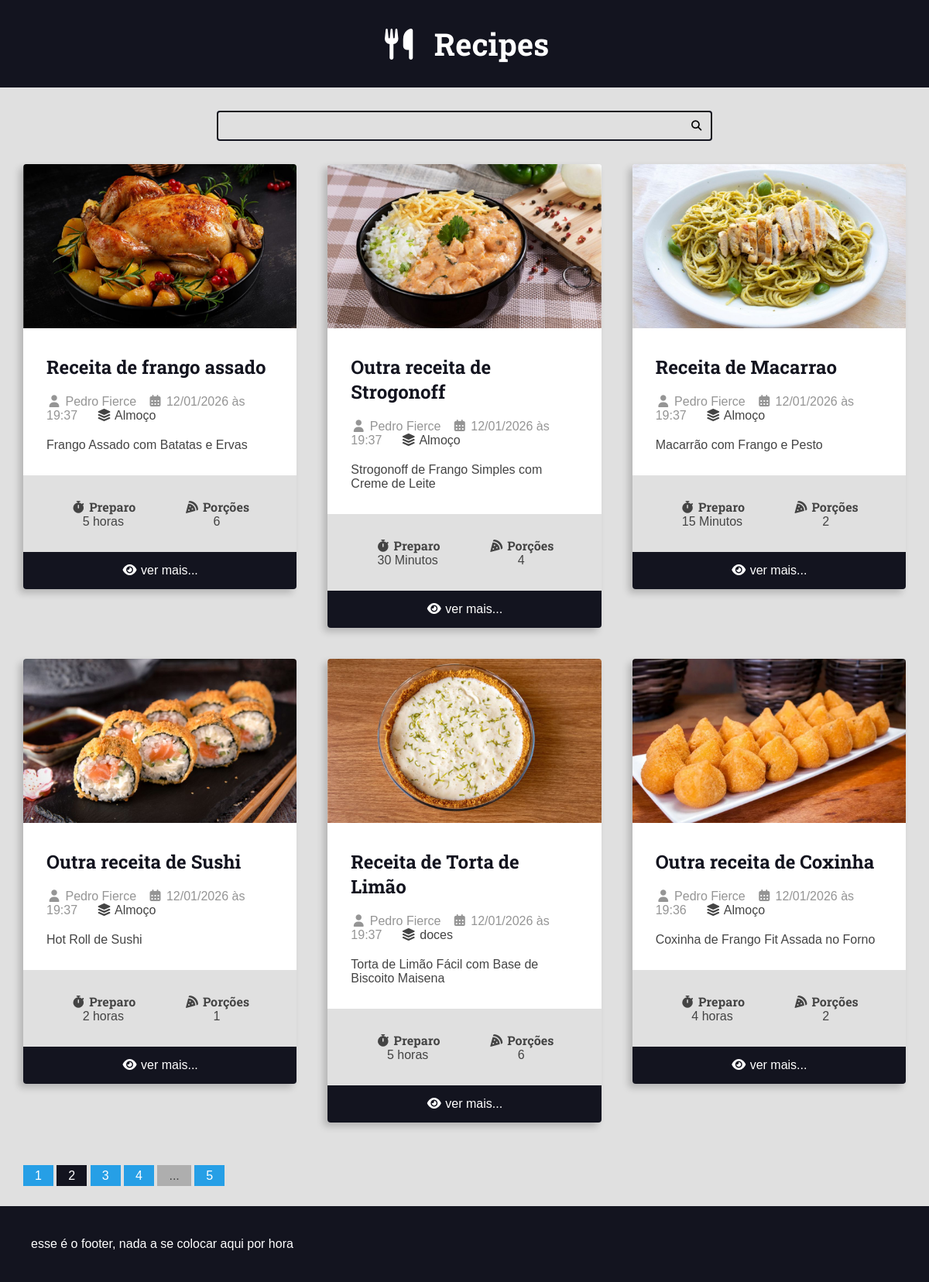
The app's page /?page=2, older data.
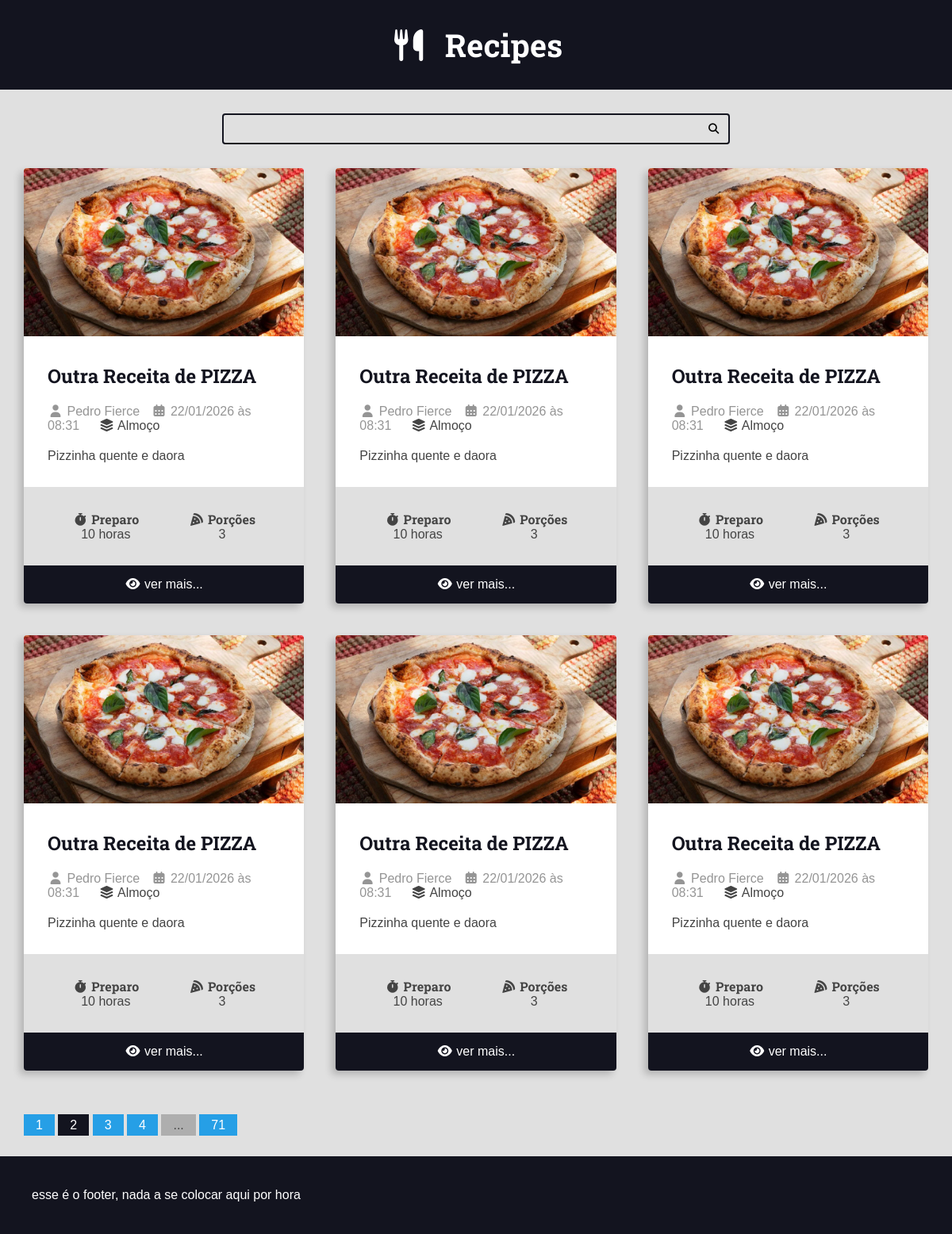
The same page, newer data.
### recipes/models.py (models this page shows, shortened)
class Recipe(models.Model):
    title = models.CharField(max_length=65)
    description = models.CharField(max_length=165)
    slug = models.SlugField(unique=True)
    preparation_time = models.IntegerField()
    preparation_time_unit = models.CharField(max_length=65)
    servings = models.IntegerField()
    servings_time_unit = models.CharField(max_length=65)
    preparation_steps = models.TextField()
    preparation_steps_is_html = models.BooleanField(default=False)
    created_at = models.DateTimeField(auto_now_add=True)
    update_at = models.DateTimeField(auto_now=True)
    is_published = models.BooleanField(default=False)
    cover = models.ImageField(upload_to='recipes/covers/%Y/%m/%d', blank=True, default='')
    category = models.ForeignKey(
        Category, on_delete=models.SET_NULL, null=True, blank=True, default=None)
    author = models.ForeignKey(
        User, on_delete=models.SET_NULL, null=True)

class Category(models.Model):
    name = models.CharField(max_length=65)

### recipes/views.py (the view)
# urls.py: 2. Add a URL to urlpatterns:  path('', views.home, name='home')
def home(request):
    recipes = Recipe.objects.filter(
        is_published = True
    ).order_by('-id')
    page_obj, pagination_range = make_pagination(request, recipes, PER_PAGE)
    return render(request, 'recipes/pages/home.html', context={
        'recipes': page_obj,
        'pagination_range': pagination_range
    })

### utils/pagination.py (called while the page is built)
def make_pagination(request, queryset, per_page,qtd_de_paginas=4):
    try:
        current_page = int(request.GET.get('page', 1))
    except ValueError:
        current_page = 1
    paginator = Paginator(queryset, per_page)
    page_obj = paginator.get_page(current_page)
    pagination_range = make_pagination_range(
        paginator.page_range,
        qtd_de_paginas,
        current_page,
    )
    return page_obj, pagination_range

### recipes/templates/recipes/pages/home.html (shortened to what this page needs)
{% extends "global/base.html" %}
{% block content %}
<div class="main-content main-content-list container">
    {% for recipe in recipes%}
        {% include "recipes/partials/recipe.html" %}
    {% empty %}
        <div class="center m-y">
            <h1>No recipes here!</h1>
        </div>
    {% endfor %}
</div>
{% endblock content %}

### recipes/templates/recipes/partials/recipe.html (shortened to what this page needs)
<div class="recipe recipe-list-item">
    {% if recipe.cover.url is not Null %}
        <div class="recipe-cover">
            <a href="{% url "recipes:recipe" recipe.id %}">
                <img src="{{recipe.cover.url}}" alt="Temporario">
            </a>
        </div>
    {% endif %}
    <div class="recipe-title-container">
        <h2 class="recipe-title">
            <a href="{% url "recipes:recipe" recipe.id %}">
                {{recipe.title}}
            <a/>
        </h2>
    </div>
    <div class="recipe-author">
    {% if recipe.author is not None %}
        <span class="recipe-author-item">
            <i class="fas fa-user"></i>
            {% if recipe.author.first_name %}
                {{recipe.author.first_name}} {{recipe.author.last_name}}
            {% else %}
                {{recipe.author.username}}
            {% endif %}
        </span>
    {% endif %}
        <span class="recipe-author-item">
            <i class="fas fa-calendar-alt"></i>
            {{ recipe.created_at|date:"d/m/Y" }} às {{ recipe.created_at|date:"H:i" }}
        </span>
        {% if recipe.category is not None %}
            <span class="recipe-author-item">
                <a href="{% url "recipes:category" recipe.category.id %}">
                    <i class="fas fa-layer-group"></i>
                    {{recipe.category.name}}
                </a>
            </span>
        {% endif %}
    </div>
    <div class="recipe-content">
        {{recipe.description}}
    </div>
    <div class="recipe-meta-container">
        <div class="recipe-meta recipe-preparation">
            <h3 class="recipe-meta-title"><i class="fas fa-stopwatch"></i> Preparo</h3>
            <div class="recipe-meta-text">
                {{recipe.preparation_time}} {{recipe.preparation_time_unit}}
            </div>
        </div>
        <div class="recipe-meta recipe-servings">
            <h3 class="recipe-meta-title"><i class="fas fa-pizza-slice"></i> Porções</h3>
            <div class="recipe-meta-text">
                {{recipe.servings}} {{recipe.servings_unit}}
            </div>
        </div>
    </div>
    {% if is_detail_page is not True %}
        <footer class="recipe-footer">
        <a class="recipe-read-more button button-dark button-full-width" href="{% url "recipes:recipe" recipe.id%}">
                <i class="fas fa-eye"></i>
                <span>ver mais...</span>
            </a>
        </footer>
    {% endif %}
</div>

Row changes from the older to the newer data that the page shows:
no longer on this page (row unchanged): Recipe: cover (picture), title "Receita de frango assado", author.first_name "Pedro", author.last_name "Fierce", created_at "12/01/2026", created_at "19:37", category.name "Almoço", description "Frango Assado com Batatas e Ervas", preparation_time "5", preparation_time_unit "horas", servings "6"
no longer on this page (row unchanged): Recipe: cover (picture), title "Outra receita de Strogonoff", author.first_name "Pedro", author.last_name "Fierce", created_at "12/01/2026", created_at "19:37", category.name "Almoço", description "Strogonoff de Frango Simples com Creme de Leite", preparation_time "30", preparation_time_unit "Minutos", servings "4"
no longer on this page (row unchanged): Recipe: cover (picture), title "Receita de Macarrao", author.first_name "Pedro", author.last_name "Fierce", created_at "12/01/2026", created_at "19:37", category.name "Almoço", description "Macarrão com Frango e Pesto", preparation_time "15", preparation_time_unit "Minutos", servings "2"
no longer on this page (row unchanged): Recipe: cover (picture), title "Outra receita de Sushi", author.first_name "Pedro", author.last_name "Fierce", created_at "12/01/2026", created_at "19:37", category.name "Almoço", description "Hot Roll de Sushi", preparation_time "2", preparation_time_unit "horas", servings "1"
no longer on this page (row unchanged): Recipe: cover (picture), title "Receita de Torta de Limão", author.first_name "Pedro", author.last_name "Fierce", created_at "12/01/2026", created_at "19:37", category.name "doces", description "Torta de Limão Fácil com Base de Biscoito Maisena", preparation_time "5", preparation_time_unit "horas", servings "6"
no longer on this page (row unchanged): Recipe: cover (picture), title "Outra receita de Coxinha", author.first_name "Pedro", author.last_name "Fierce", created_at "12/01/2026", created_at "19:36", category.name "Almoço", description "Coxinha de Frango Fit Assada no Forno", preparation_time "4", preparation_time_unit "horas", servings "2"
added Recipe: cover (picture), title "Outra Receita de PIZZA", author.first_name "Pedro", author.last_name "Fierce", created_at "22/01/2026", created_at "08:31", category.name "Almoço", description "Pizzinha quente e daora", preparation_time "10", preparation_time_unit "horas", servings "3"
added Recipe: cover (picture), title "Outra Receita de PIZZA", author.first_name "Pedro", author.last_name "Fierce", created_at "22/01/2026", created_at "08:31", category.name "Almoço", description "Pizzinha quente e daora", preparation_time "10", preparation_time_unit "horas", servings "3"
added Recipe: cover (picture), title "Outra Receita de PIZZA", author.first_name "Pedro", author.last_name "Fierce", created_at "22/01/2026", created_at "08:31", category.name "Almoço", description "Pizzinha quente e daora", preparation_time "10", preparation_time_unit "horas", servings "3"
added Recipe: cover (picture), title "Outra Receita de PIZZA", author.first_name "Pedro", author.last_name "Fierce", created_at "22/01/2026", created_at "08:31", category.name "Almoço", description "Pizzinha quente e daora", preparation_time "10", preparation_time_unit "horas", servings "3"
added Recipe: cover (picture), title "Outra Receita de PIZZA", author.first_name "Pedro", author.last_name "Fierce", created_at "22/01/2026", created_at "08:31", category.name "Almoço", description "Pizzinha quente e daora", preparation_time "10", preparation_time_unit "horas", servings "3"
added Recipe: cover (picture), title "Outra Receita de PIZZA", author.first_name "Pedro", author.last_name "Fierce", created_at "22/01/2026", created_at "08:31", category.name "Almoço", description "Pizzinha quente e daora", preparation_time "10", preparation_time_unit "horas", servings "3"
Text that changed along with them:
{{ pagination_range.total_pages }}: "5" → "71"
